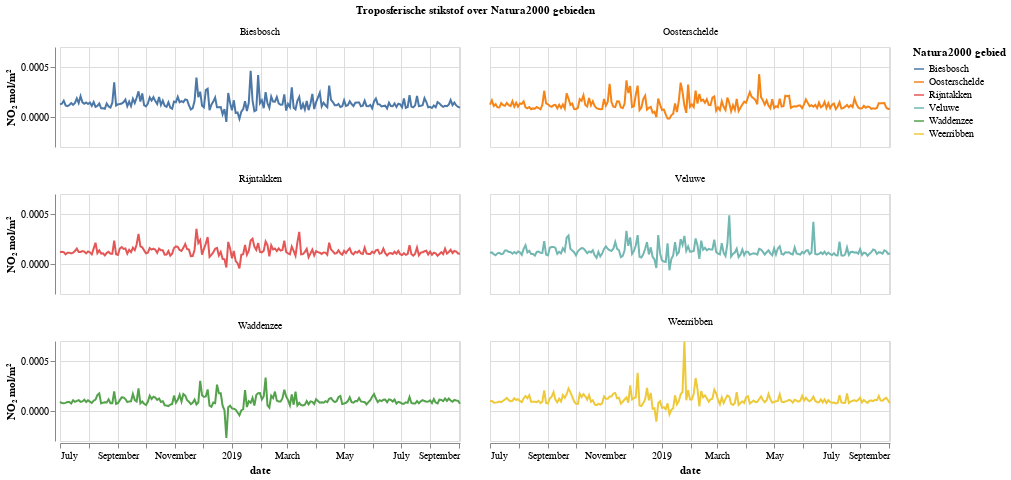

The code cell stored with this chart in its notebook:
### Code cell
chart = alt.Chart(df_sel, height=100).mark_line().encode(
    x='date:T',
    y=alt.Y('median:Q', title='NO₂ mol/m²'),
    color=alt.Color('NAAM_N2K:N', legend=alt.Legend(title='Natura2000 gebied')),
).interactive(bind_x=False, )

nearest = alt.selection_single(on="mouseover", nearest=True, empty='none')
rule = base.mark_rule().encode(
    color=alt.condition(nearest, alt.value('black'), alt.value('transparent'))
).add_selection(
    nearest
)


chart.facet(facet=alt.Facet('NAAM_N2K:N', title='Troposferische stikstof over Natura2000 gebieden'), columns=2)

### Figure 1 — Vega-Lite specification as saved in the notebook (floating-point values rounded to 4 significant figures; data arrays with more than 128 entries replaced by an {"elided": "..."} marker saying what was removed)
{"$schema": "https://vega.github.io/schema/vega-lite/v3.4.0.json", "columns": 2, "config": {"mark": {"tooltip": null}, "view": {"height": 300, "width": 400}}, "data": {"name": "data-c5a8147ff7cea56a4c5d8b9a0afef431"}, "datasets": {"data-c5a8147ff7cea56a4c5d8b9a0afef431": {"elided": "1288 records"}}, "facet": {"field": "NAAM_N2K", "title": "Troposferische stikstof over Natura2000 gebieden", "type": "nominal"}, "spec": {"encoding": {"color": {"field": "NAAM_N2K", "legend": {"title": "Natura2000 gebied"}, "type": "nominal"}, "x": {"field": "date", "type": "temporal"}, "y": {"field": "median", "title": "NO₂ mol/m²", "type": "quantitative"}}, "height": 100, "mark": "line"}}
